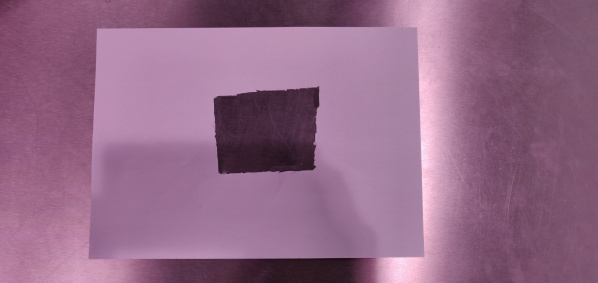
#> input picture William_sitt_lekerom/Bordtest2.jpg, 598 x 283 px
$ python copy_main.py
#> lines starting #> are read from the running program, lines starting #| are printed output that depends on the picture; after the words box and inside, x2 and y2 are one past the last pixel; in counts of white or black regions, pixels touching at a corner belong together
import cv2
import matplotlib.pyplot as plt
import numpy as np


image = cv2.imread("Bordtest2.jpg", 1)
#> image is the input picture: shape (283, 598, 3); mean B, G, R 135.2, 105.3, 147.5
# convert the image to grayscale format
img_gray = cv2.cvtColor(image, cv2.COLOR_BGR2GRAY)
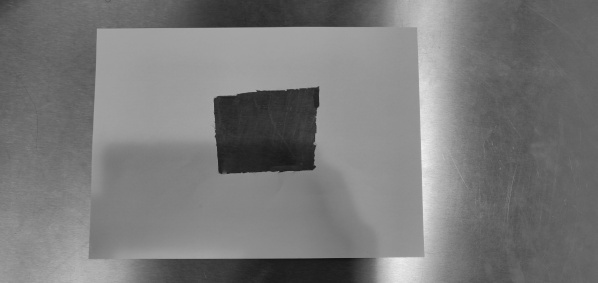
#> img_gray: shape (283, 598); min 20, max 242, mean 121.4

# apply binary thresholding
ret, thresh = cv2.threshold(img_gray, 150, 255, cv2.THRESH_BINARY)
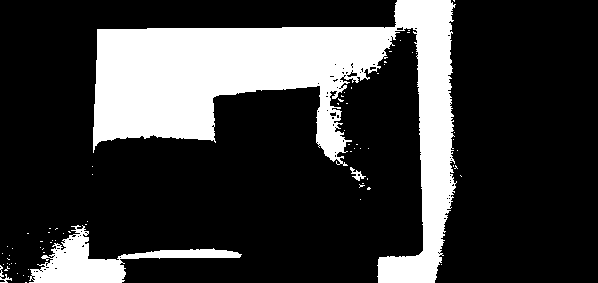
#> thresh: shape (283, 598); 23.1% white; 72 white regions (68 under 20 px)

# visualize the binary image
cv2.imshow('Binary image', thresh)
cv2.waitKey(0)

# detect the contours on the binary image using cv2.CHAIN_APPROX_NONE
contours, hierarchy = cv2.findContours(image=thresh, mode=cv2.RETR_TREE, method=cv2.CHAIN_APPROX_NONE)
#> contours = 156 contours, 148 with area under 20; largest, box (x1, y1, x2, y2) and area: (93, 0, 457, 283) 34098, (29, 225, 242, 283) 3448, (350, 167, 366, 181) 56, (346, 71, 358, 78) 38, (0, 265, 12, 283) 26, (329, 111, 337, 117) 26, (369, 66, 377, 71) 22, (396, 26, 404, 31) 20

# draw contours on the original image
image_copy = image.copy()

#> (the run stopped early here; a loop or call above may not have finished)
